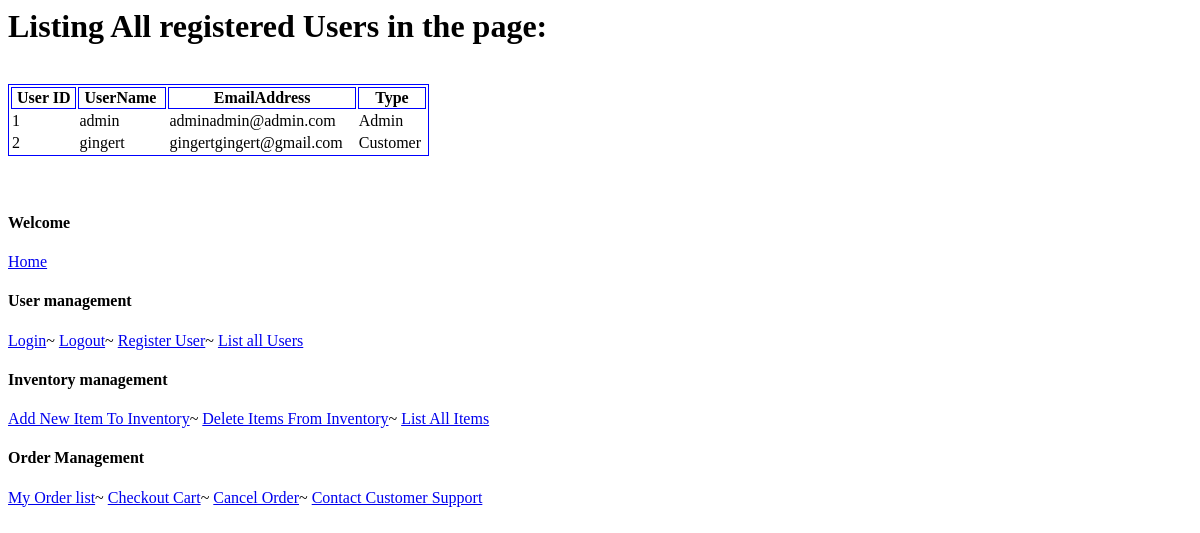
The page /ListAllUsers on the database as committed earlier.
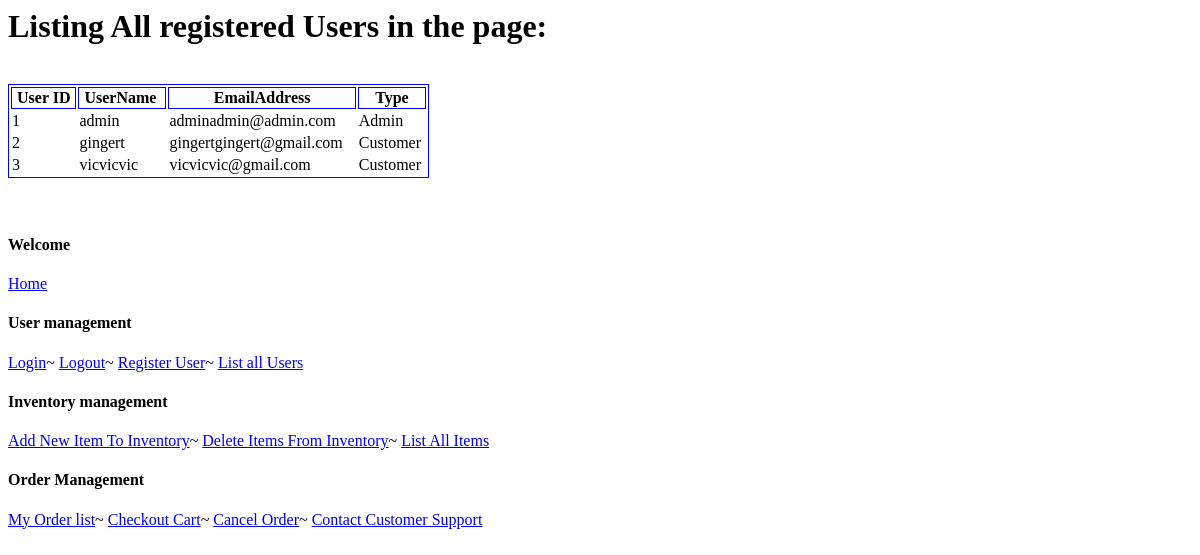
The same page on the database as committed later.
### app.py (models this page shows, shortened)
class User(UserMixin, db.Model):
    idNo = db.Column(db.Integer, primary_key=True)
    userName = db.Column(db.String(20), unique=True)
    emailAddress = db.Column(db.String(150), unique=True)
    password = db.Column(db.String(150))
    UserType=db.Column(db.String(1))

### app.py (the view)
@app.route('/ListAllUsers', endpoint='ListAllUsers' ,methods=['GET', 'POST'])
def ListAllUsers():
    UserTable = User.query.all()
    return render_template('ListAllUsers.html', UserTable=UserTable)

### templates/ListAllUsers.html (shortened to what this page needs)
<html>
<head>
</head>
<body>
    <h1>Listing All registered Users in the page:</h1>
    <div class="nkyCnt">
        <table style=" border: 1px solid blue">
            <th style=" border: 1px ridge blue">&nbsp;User ID&nbsp;</th>&nbsp;&nbsp;
            <th style=" border: 1px ridge blue">&nbsp;UserName &nbsp;</th>&nbsp;&nbsp;
            <th style=" border: 1px ridge blue">&nbsp;EmailAddress&nbsp;</th>&nbsp;&nbsp;
            <th style=" border: 1px ridge blue">&nbsp;Type&nbsp;</th>&nbsp;&nbsp;
            {% for item in UserTable %}
            <tr style=" border: 1px dotted blue">
                {% if item.idNo %}<td>{{ item.idNo }}</li>{% endif %}&nbsp;
                {% if item.userName %}<td>{{ item.userName }}</li>{% endif %}&nbsp;
                    {% if item.emailAddress %}
                <td>{{ item.emailAddress }}</li>{% endif %}&nbsp;
                    {% if item.UserType == "2" %}
                <td>Admin</li>{% endif %}&nbsp;
                    {% if item.UserType == "1" %}
                <td>Customer</li>{% endif %}&nbsp;
                    {% endfor %}
        </table>
    </div>
    {% include 'header.html' %}
</body>
</html>

### templates/header.html (shortened to what this page needs)
<div class="nkyCnt">
<h4>Welcome</h4>
<a href="/WelcomePage">Home</a>
<h4>User management</h4>
<a href="/login">Login</a>~
<a href="/logout">Logout</a>~
<a href="/Register">Register User</a>~
<a href="/ListAllUsers">List all Users</a>
<h4>Inventory management</h4>
<a href="/AddNewItem">Add New Item To Inventory</a>~
<a href="/DeleteItem">Delete Items From Inventory</a>~
<a href="/ListAllItems">List All Items</a>
<h4>Order Management</h4>
<a href="/MyOrders">My Order list</a>~
<a href="/CheckoutCart">Checkout Cart</a>~
<a href="/CancelOrder">Cancel Order</a>~
<a href="/ContactCustomerSupport">Contact Customer Support</a>
</div>

Rows that differ between the two databases and show on the page:
added User: idNo "3", userName "vicvicvic", emailAddress "vicvicvic@gmail.com", UserType "Customer"
